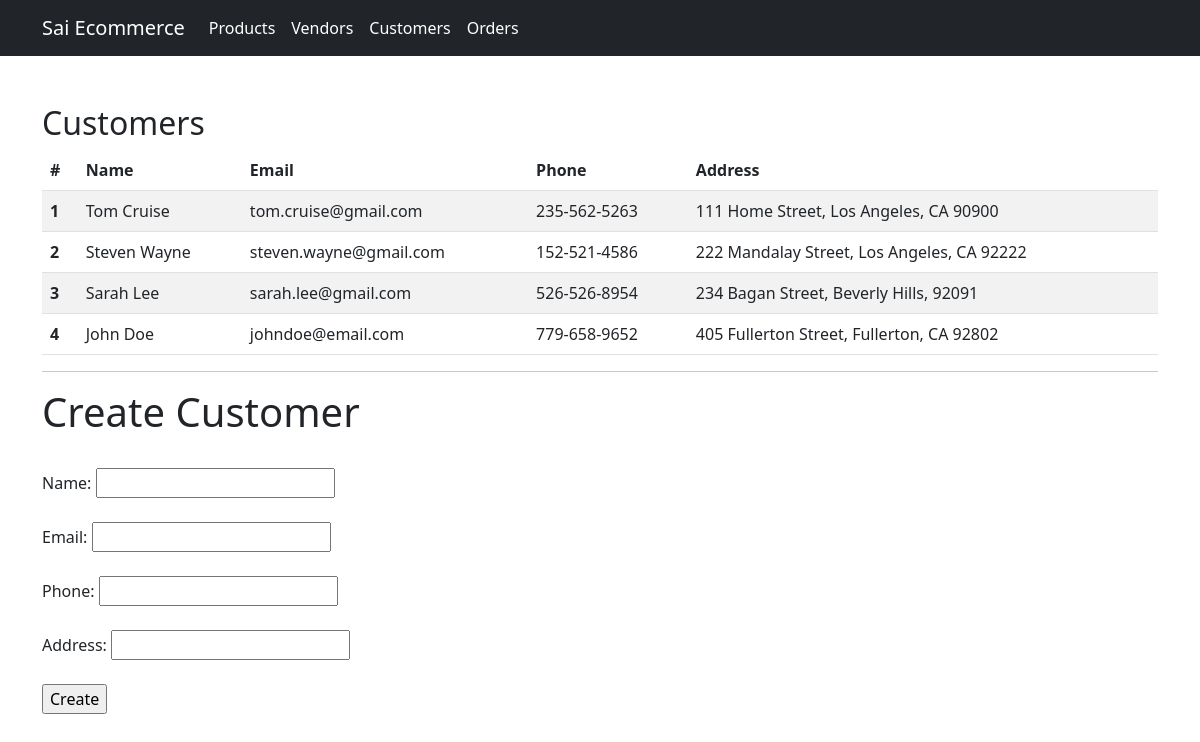
Page /customer on the committed database.
### app.py (models this page shows, shortened)
class Customer(db.Model):
    __tablename__ = 'customer'
    id = db.Column(db.Integer, primary_key=True)
    name = db.Column(db.String)
    email = db.Column(db.String, unique=True)
    password = db.Column(db.String)
    phone = db.Column(db.String)
    address = db.Column(db.String)
    order = db.relationship('Order', back_populates='customer')

### app.py (the view)
@app.route("/customer")
def list_customers():
    customers = Customer.query.all()
    return render_template("customer.html", customers=customers)

### templates/customer.html (shortened to what this page needs)
<!doctype html>
<html lang="en">
  <head>
    <link href="https://cdn.jsdelivr.net/npm/bootstrap@5.2.3/dist/css/bootstrap.min.css" rel="stylesheet">
  </head>
  <body>
    <nav class="navbar navbar-expand-lg navbar-dark bg-dark">
      <div class="container">
        <a class="navbar-brand" href="/">Sai Ecommerce</a>
        <div class="collapse navbar-collapse" id="navbarSupportedContent">
          <ul class="navbar-nav me-auto mb-2 mb-lg-0">
            <li class="nav-item">
              <a class="nav-link active" aria-current="page" href="/product">Products</a>
            </li>
            <li class="nav-item">
              <a class="nav-link active" aria-current="page" href="/vendor">Vendors</a>
            </li>
            <li class="nav-item">
              <a class="nav-link active" aria-current="page" href="/customer">Customers</a>
            </li>
            <li class="nav-item">
              <a class="nav-link active" aria-current="page" href="/orders">Orders</a>
            </li>
          </ul>
        </div>
      </div>
    </nav>
    <div class="container my-5">
        <h2>Customers</h2>
        <table class="table table-striped table-hover ">
            <thead>
              <tr>
                <th scope="col">#</th>
                <th scope="col">Name</th>
                <th scope="col">Email</th>
                <th scope="col">Phone</th>
                <th scope="col">Address</th>
              </tr>
            </thead>
            <tbody>
            {% for customer in customers %}
              <tr>
                <th scope="row">{{customer.id}}</th>
                <td>{{ customer.name }}</td>
                <td>{{ customer.email }}</td>
                <td>{{ customer.phone }}</td>
                <td>{{ customer.address }}</td>
              </tr>
            {%endfor%}
            </tbody>
          </table>
    <hr>
    <h1>Create Customer</h1>
    <br>
    <form action="/customer/new" method="POST">
      <label for="name">Name:</label>
      <input type="text" id="name" name="name">
      <br><br>
      <label for="email">Email: </label>
      <input type="text" id="email" name="email">
      <br><br>
      <label for="phone">Phone:</label>
      <input type="text" id="phone" name="phone">
      <br><br>
      <label for="address">Address:</label>
      <input type="text" id="address" name="address">
      <br><br>
      <input type="submit" value="Create">
    </form>
      </div>
  </body>
</html>

### rows in the picture
Customer: id "1", name "Tom Cruise", email "tom.cruise@gmail.com", phone "235-562-5263", address "111 Home Street, Los Angeles, CA 90900"
Customer: id "2", name "Steven Wayne", email "steven.wayne@gmail.com", phone "152-521-4586", address "222 Mandalay Street, Los Angeles, CA 92222"
Customer: id "3", name "Sarah Lee", email "sarah.lee@gmail.com", phone "526-526-8954", address "234 Bagan Street, Beverly Hills, 92091"
Customer: id "4", name "John Doe", email "johndoe@email.com", phone "779-658-9652", address "405 Fullerton Street, Fullerton, CA 92802"
